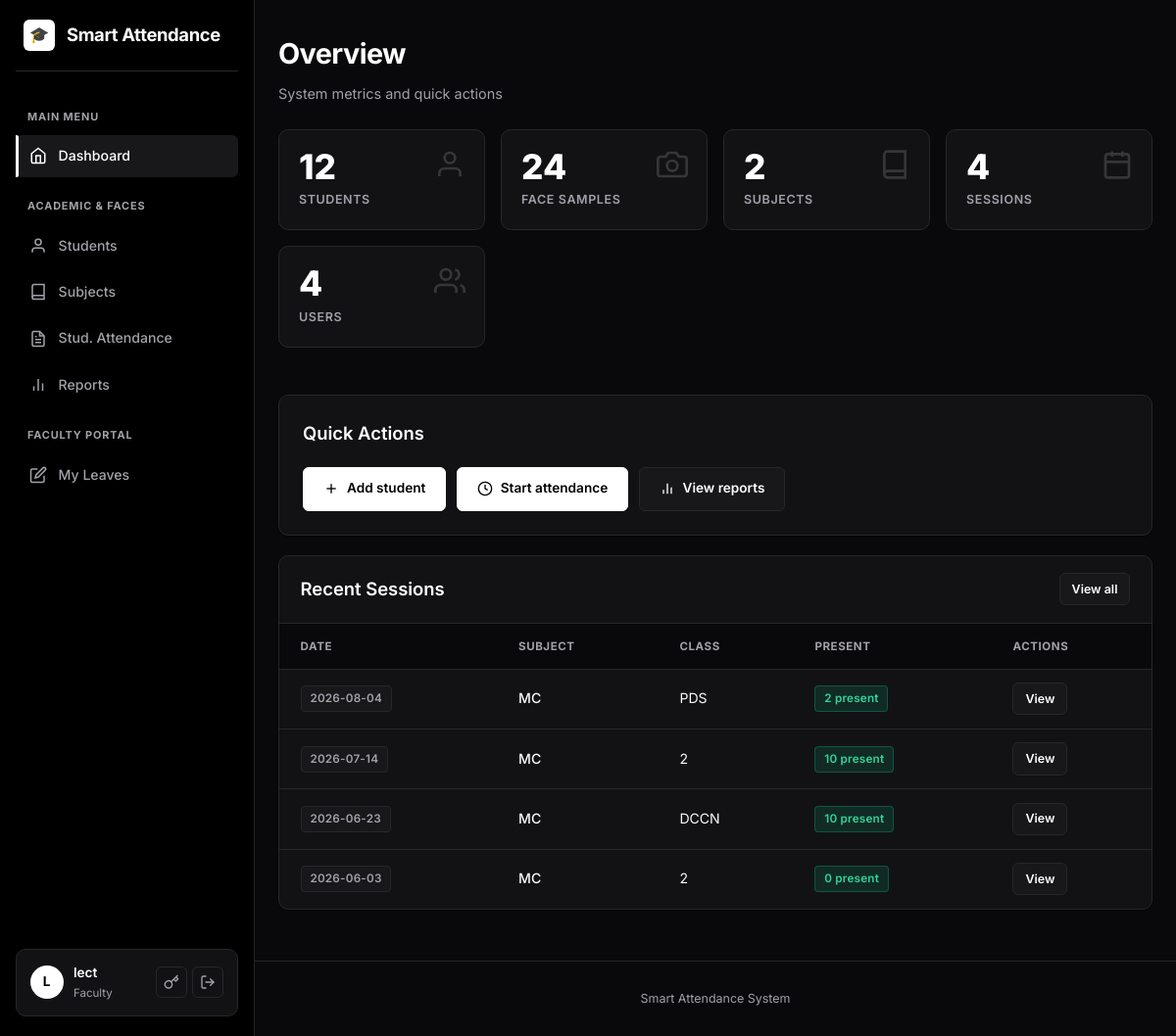
/ (signed in), run on the app's committed database.
### models.py (models this page shows, shortened)
class User(UserMixin, db.Model):
    __tablename__ = "users"
    id = db.Column(db.Integer, primary_key=True)
    username = db.Column(db.String(80), unique=True, nullable=False, index=True)
    email = db.Column(db.String(120), unique=True, nullable=False)
    password_hash = db.Column(db.String(255), nullable=False)
    role = db.Column(db.String(20), nullable=False, default=ROLE_STUDENT)
    created_at = db.Column(db.DateTime, default=datetime.utcnow)
    student_id = db.Column(db.Integer, db.ForeignKey("students.id"), nullable=True)
    student = db.relationship("Student", backref=db.backref("user", uselist=False))
    face_samples = db.relationship(
        "FaceSample", backref="user", cascade="all, delete-orphan"
    )

class AttendanceSession(db.Model):
    __tablename__ = "sessions"
    id = db.Column(db.Integer, primary_key=True)
    subject_id = db.Column(db.Integer, db.ForeignKey("subjects.id"), nullable=False)
    faculty_id = db.Column(db.Integer, db.ForeignKey("users.id"), nullable=True)
    faculty = db.relationship("User", foreign_keys=[faculty_id])
    class_name = db.Column(db.String(80), default="")
    session_date = db.Column(db.Date, default=date.today)
    created_at = db.Column(db.DateTime, default=datetime.utcnow)
    records = db.relationship(
        "Attendance", backref="session", cascade="all, delete-orphan"
    )

class Subject(db.Model):
    __tablename__ = "subjects"
    id = db.Column(db.Integer, primary_key=True)
    code = db.Column(db.String(40), unique=True, nullable=False)
    name = db.Column(db.String(120), nullable=False)
    faculty_id = db.Column(db.Integer, db.ForeignKey("users.id"), nullable=True)
    faculty = db.relationship("User", foreign_keys=[faculty_id])
    sessions = db.relationship(
        "AttendanceSession", backref="subject", cascade="all, delete-orphan"
    )

### blueprints/dashboard.py (the view)
@dashboard_bp.route("/")
@login_required
def index():
    if current_user.role == ROLE_STUDENT:
        return _student_dashboard()
    return _staff_dashboard()

### blueprints/dashboard.py (called while the page is built)
def _staff_dashboard():
    stats = {
        "students": Student.query.count(),
        "faces": FaceSample.query.count(),
        "subjects": Subject.query.count(),
        "sessions": AttendanceSession.query.count(),
        "users": User.query.count(),
    }
    recent_sessions = (AttendanceSession.query
                       .order_by(AttendanceSession.id.desc())
                       .limit(5).all())
    return render_template("dashboard/staff.html", stats=stats,
                           recent_sessions=recent_sessions)

### templates/dashboard/staff.html (shortened to what this page needs)
{% extends "base.html" %}
{% block content %}
<div style="display:flex; justify-content:space-between; align-items:flex-end; margin-bottom: 1.5rem;">
  <div>
    <h1>Overview</h1>
    <p class="subtitle" style="margin-bottom:0;">System metrics and quick actions</p>
  </div>
</div>
<div class="stat-grid">
  <div class="stat">
    <div class="num">{{ stats.students }}</div>
    <div class="lbl">Students</div>
    <div style="position:absolute; top:1.2rem; right:1.2rem; opacity:0.15;">
      <svg viewBox="0 0 24 24" width="32" height="32" fill="none" stroke="#ffffff" stroke-width="2"><path d="M20 21v-2a4 4 0 0 0-4-4H8a4 4 0 0 0-4 4v2"></path><circle cx="12" cy="7" r="4"></circle></svg>
    </div>
  </div>
  <div class="stat">
    <div class="num">{{ stats.faces }}</div>
    <div class="lbl">Face samples</div>
    <div style="position:absolute; top:1.2rem; right:1.2rem; opacity:0.15;">
      <svg viewBox="0 0 24 24" width="32" height="32" fill="none" stroke="#ffffff" stroke-width="2"><path d="M23 19a2 2 0 0 1-2 2H3a2 2 0 0 1-2-2V8a2 2 0 0 1 2-2h4l2-3h6l2 3h4a2 2 0 0 1 2 2z"></path><circle cx="12" cy="13" r="4"></circle></svg>
    </div>
  </div>
  <div class="stat">
    <div class="num">{{ stats.subjects }}</div>
    <div class="lbl">Subjects</div>
    <div style="position:absolute; top:1.2rem; right:1.2rem; opacity:0.15;">
      <svg viewBox="0 0 24 24" width="32" height="32" fill="none" stroke="#ffffff" stroke-width="2"><path d="M4 19.5A2.5 2.5 0 0 1 6.5 17H20"></path><path d="M6.5 2H20v20H6.5A2.5 2.5 0 0 1 4 19.5v-15A2.5 2.5 0 0 1 6.5 2z"></path></svg>
    </div>
  </div>
  <div class="stat">
    <div class="num">{{ stats.sessions }}</div>
    <div class="lbl">Sessions</div>
    <div style="position:absolute; top:1.2rem; right:1.2rem; opacity:0.15;">
      <svg viewBox="0 0 24 24" width="32" height="32" fill="none" stroke="#ffffff" stroke-width="2"><rect x="3" y="4" width="18" height="18" rx="2" ry="2"></rect><line x1="16" y1="2" x2="16" y2="6"></line><line x1="8" y1="2" x2="8" y2="6"></line><line x1="3" y1="10" x2="21" y2="10"></line></svg>
    </div>
  </div>
  <div class="stat">
    <div class="num">{{ stats.users }}</div>
    <div class="lbl">Users</div>
    <div style="position:absolute; top:1.2rem; right:1.2rem; opacity:0.15;">
      <svg viewBox="0 0 24 24" width="32" height="32" fill="none" stroke="#ffffff" stroke-width="2"><path d="M17 21v-2a4 4 0 0 0-4-4H5a4 4 0 0 0-4 4v2"></path><circle cx="9" cy="7" r="4"></circle><path d="M23 21v-2a4 4 0 0 0-3-3.87"></path><path d="M16 3.13a4 4 0 0 1 0 7.75"></path></svg>
    </div>
  </div>
</div>
<div class="card" style="margin-top:1.5rem">
  <h2>Quick Actions</h2>
  <div class="btn-row">
    <a class="btn" href="{{ url_for('students.create_student') }}">
      <svg viewBox="0 0 24 24" width="16" height="16" fill="none" stroke="currentColor" stroke-width="2"><line x1="12" y1="5" x2="12" y2="19"></line><line x1="5" y1="12" x2="19" y2="12"></line></svg>
      Add student
    </a>
    <a class="btn" href="{{ url_for('attendance.new_session') }}">
      <svg viewBox="0 0 24 24" width="16" height="16" fill="none" stroke="currentColor" stroke-width="2"><circle cx="12" cy="12" r="10"></circle><polyline points="12 6 12 12 16 14"></polyline></svg>
      Start attendance
    </a>
    <a class="btn btn-secondary" href="{{ url_for('reports.index') }}">
      <svg viewBox="0 0 24 24" width="16" height="16" fill="none" stroke="currentColor" stroke-width="2"><line x1="18" y1="20" x2="18" y2="10"></line><line x1="12" y1="20" x2="12" y2="4"></line><line x1="6" y1="20" x2="6" y2="14"></line></svg>
      View reports
    </a>
  </div>
</div>
<div class="card card-table">
  <div class="card-table-header">
    <h2>Recent Sessions</h2>
    <a class="btn btn-secondary btn-sm" href="{{ url_for('attendance.index') }}">View all</a>
  </div>
  {% if recent_sessions %}
  <div class="table-responsive">
    <table>
      <thead>
        <tr><th>Date</th><th>Subject</th><th>Class</th><th>Present</th><th>Actions</th></tr>
      </thead>
      <tbody>
        {% for s in recent_sessions %}
        <tr>
          <td><span class="badge badge-muted">{{ s.session_date }}</span></td>
          <td style="font-weight: 500;">{{ s.subject.name }}</td>
          <td>{{ s.class_name or '—' }}</td>
          <td>
            <span class="badge badge-yes">{{ s.records | selectattr('status', 'equalto', 'present') | list | length }} present</span>
          </td>
          <td><a class="btn btn-sm btn-secondary" href="{{ url_for('attendance.history', session_id=s.id) }}">View</a></td>
        </tr>
        {% endfor %}
      </tbody>
    </table>
  </div>
  {% else %}
  <p class="muted" style="padding:2.5rem 1.5rem; text-align:center;">No attendance sessions yet.</p>
  {% endif %}
</div>
{% endblock %}

### templates/base.html (shortened to what this page needs)
<!DOCTYPE html>
<html lang="en">
<head>
  <link rel="stylesheet" href="{{ url_for('static', filename='style.css') }}">
</head>
<body>
  <div class="app-layout{% if not current_user.is_authenticated %} auth-layout{% endif %}">
    {% if current_user.is_authenticated %}
    <aside class="sidebar" id="sidebar">
      <div class="sidebar-brand">
        <a href="{{ url_for('dashboard.index') }}">
          <div class="brand-icon">🎓</div>
          <span class="brand-name">Smart Attendance</span>
        </a>
      </div>
      <nav class="sidebar-nav">
        <div class="nav-section-label">Main Menu</div>
        <a href="{{ url_for('dashboard.index') }}" class="nav-item">
          <svg viewBox="0 0 24 24" width="18" height="18" fill="none" stroke="currentColor" stroke-width="2"><path d="M3 9l9-7 9 7v11a2 2 0 0 1-2 2H5a2 2 0 0 1-2-2z"></path><polyline points="9 22 9 12 15 12 15 22"></polyline></svg>
          <span>Dashboard</span>
        </a>
        {% if current_user.role in ['admin', 'faculty', 'director'] %}
          <div class="nav-section-label">Academic & Faces</div>
          <a href="{{ url_for('students.list_students') }}" class="nav-item">
            <svg viewBox="0 0 24 24" width="18" height="18" fill="none" stroke="currentColor" stroke-width="2"><path d="M20 21v-2a4 4 0 0 0-4-4H8a4 4 0 0 0-4 4v2"></path><circle cx="12" cy="7" r="4"></circle></svg>
            <span>Students</span>
          </a>
          <a href="{{ url_for('attendance.subjects') }}" class="nav-item">
            <svg viewBox="0 0 24 24" width="18" height="18" fill="none" stroke="currentColor" stroke-width="2"><path d="M4 19.5A2.5 2.5 0 0 1 6.5 17H20"></path><path d="M6.5 2H20v20H6.5A2.5 2.5 0 0 1 4 19.5v-15A2.5 2.5 0 0 1 6.5 2z"></path></svg>
            <span>Subjects</span>
          </a>
          <a href="{{ url_for('attendance.index') }}" class="nav-item">
            <span>Stud. Attendance</span>
          </a>
          <a href="{{ url_for('reports.index') }}" class="nav-item">
            <svg viewBox="0 0 24 24" width="18" height="18" fill="none" stroke="currentColor" stroke-width="2"><line x1="18" y1="20" x2="18" y2="10"></line><line x1="12" y1="20" x2="12" y2="4"></line><line x1="6" y1="20" x2="6" y2="14"></line></svg>
            <span>Reports</span>
          </a>
        {% endif %}
        {% if current_user.role == 'faculty' %}
          <div class="nav-section-label">Faculty Portal</div>
          <a href="{{ url_for('faculty.leaves') }}" class="nav-item">
            <svg viewBox="0 0 24 24" width="18" height="18" fill="none" stroke="currentColor" stroke-width="2"><path d="M11 4H4a2 2 0 0 0-2 2v14a2 2 0 0 0 2 2h14a2 2 0 0 0 2-2v-7"></path><path d="M18.5 2.5a2.121 2.121 0 0 1 3 3L12 15l-4 1 1-4 9.5-9.5z"></path></svg>
            <span>My Leaves</span>
          </a>
        {% endif %}
      </nav>
      <div class="sidebar-user">
        <div class="user-profile">
          <div class="user-avatar">{{ current_user.username[0]|upper }}</div>
          <div class="user-info">
            <span class="username">{{ current_user.username }}</span>
            <span class="user-role">{{ current_user.role }}</span>
          </div>
        </div>
        <div class="user-actions">
          <a href="{{ url_for('auth.change_password') }}" title="Change Password" class="user-action-btn">
            <svg viewBox="0 0 24 24" width="16" height="16" fill="none" stroke="currentColor" stroke-width="2" stroke-linecap="round" stroke-linejoin="round"><path d="M21 2l-2 2m-7.61 7.61a5.5 5.5 0 1 1-7.778 7.778 5.5 5.5 0 0 1 7.777-7.777zm0 0L15.5 7.5m0 0l3 3L22 7l-3-3m-3.5 3.5L19 4"></path></svg>
          </a>
          <a href="{{ url_for('auth.logout') }}" title="Logout" class="user-action-btn logout-btn">
            <svg viewBox="0 0 24 24" width="16" height="16" fill="none" stroke="currentColor" stroke-width="2" stroke-linecap="round" stroke-linejoin="round"><path d="M9 21H5a2 2 0 0 1-2-2V5a2 2 0 0 1 2-2h4"></path><polyline points="16 17 21 12 16 7"></polyline><line x1="21" y1="12" x2="9" y2="12"></line></svg>
          </a>
        </div>
      </div>
    </aside>
    {% endif %}
    <div class="main-wrapper">
      <main class="container page-transition">
        {% block content %}{% endblock %}
      </main>
      <footer class="footer">Smart Attendance System</footer>
    </div>
  </div>
</body>
</html>

### data on the page
User: username "L", username "lect", role "Faculty"

### other printed values
{{ stats.students }} "12"
{{ stats.faces }} "24"
{{ stats.subjects }} "2"
{{ stats.sessions }} "4"
{{ stats.users }} "4"
{{ s.session_date }} "2026-08-04"
{{ s.subject.name }} "MC"
{{ s.class_name or '—' }} "PDS"
{{ s.records | selectattr('status', 'equalto', 'present') | list | length }} "2"
{{ s.session_date }} "2026-07-14"
{{ s.class_name or '—' }} "2"
{{ s.records | selectattr('status', 'equalto', 'present') | list | length }} "10"
{{ s.session_date }} "2026-06-23"
{{ s.class_name or '—' }} "DCCN"
{{ s.session_date }} "2026-06-03"
